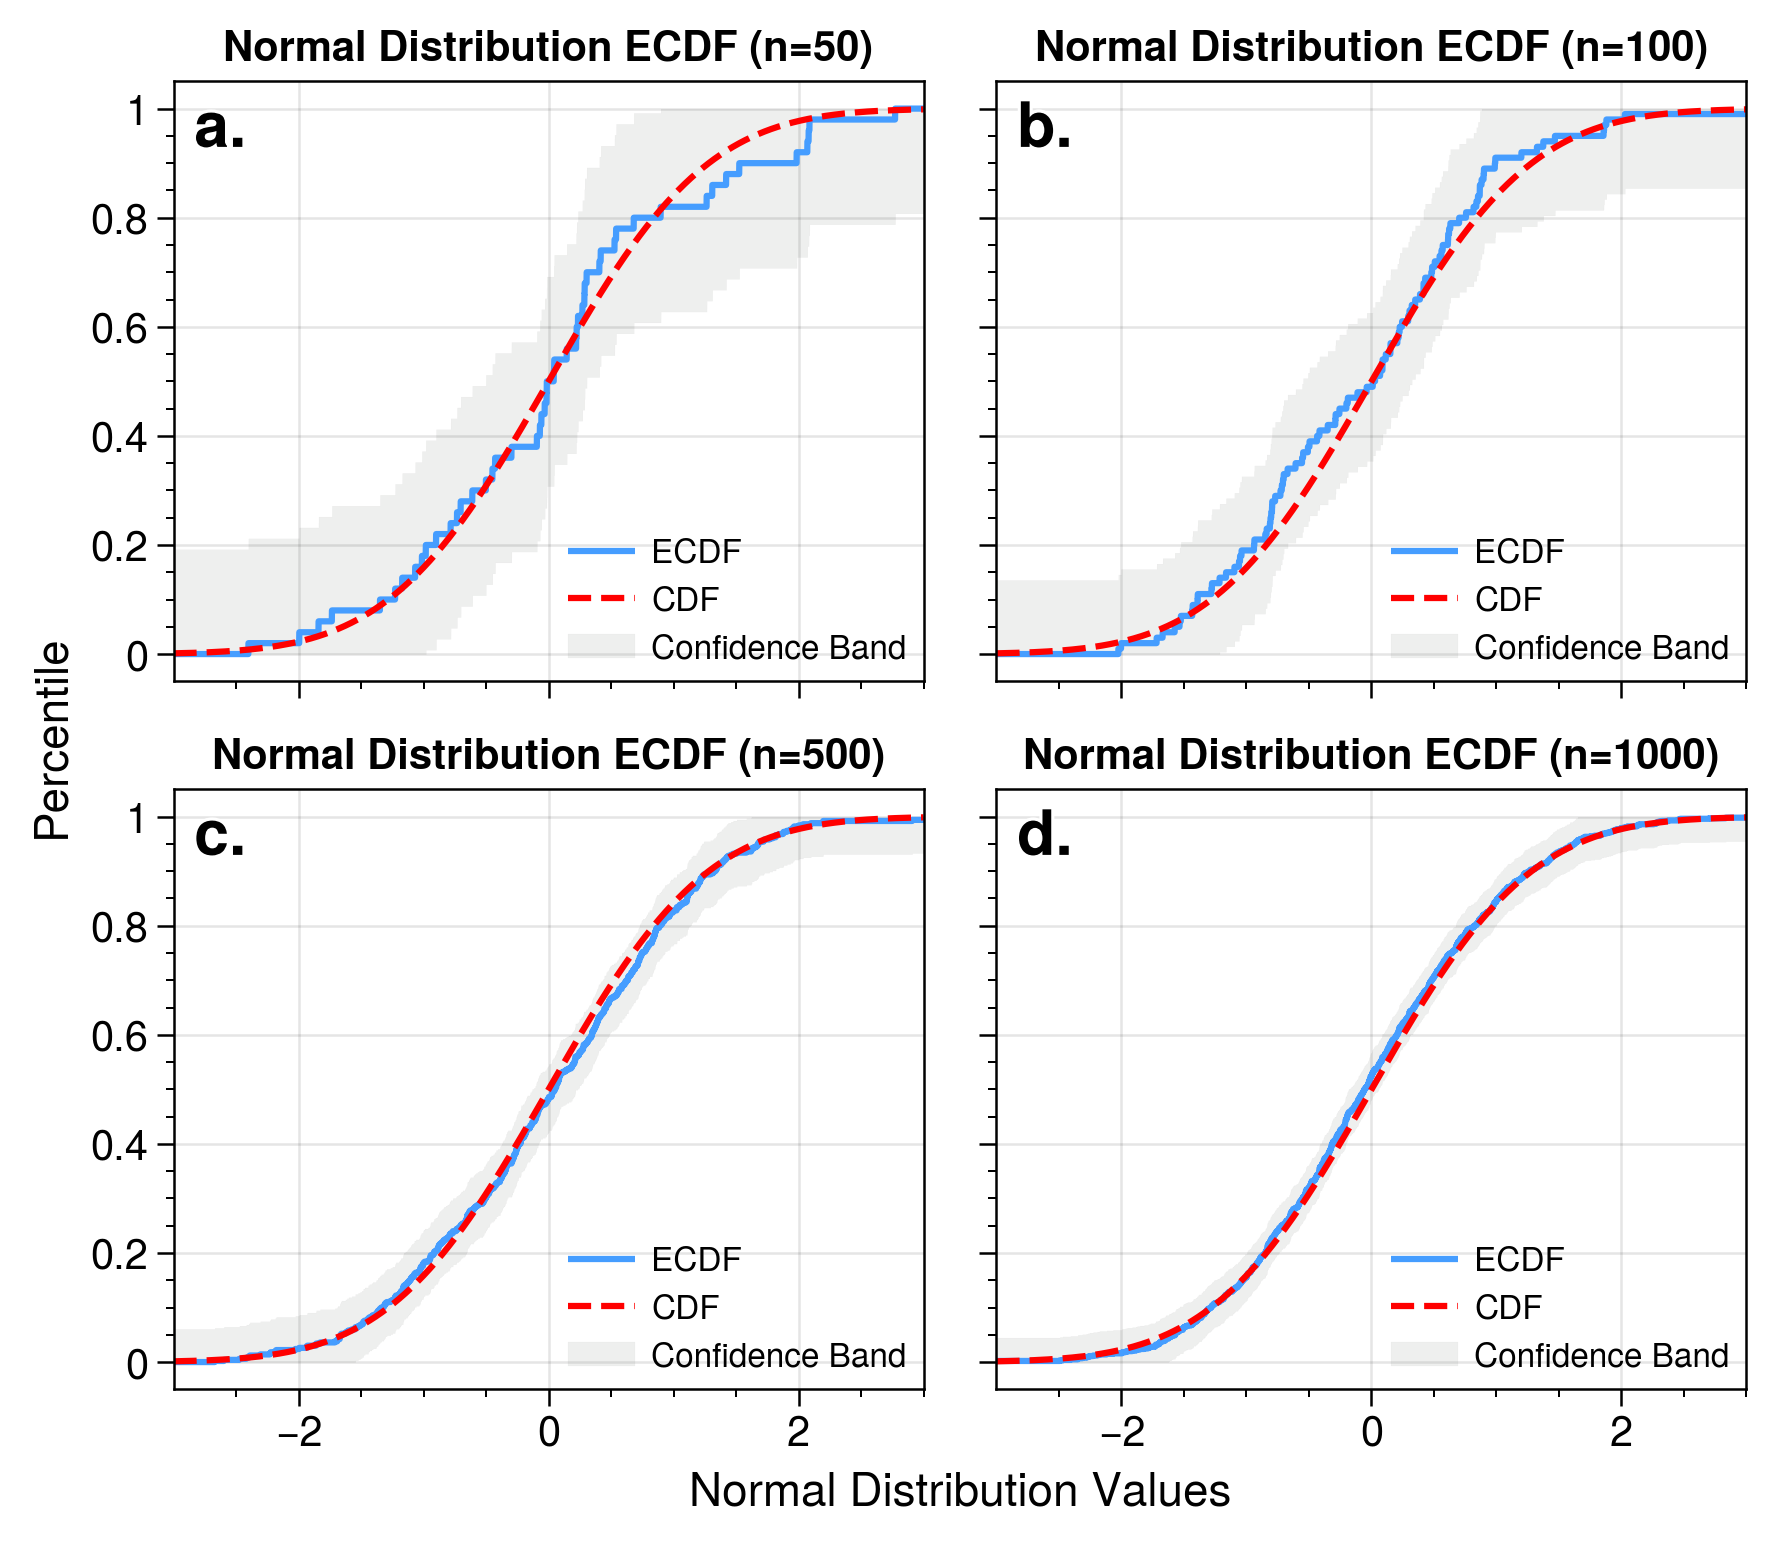

This chart was generated by the following Python code:

"""
编写时间：2022年2月06日 11：20

作者: 宁海涛，代码运行出错或者因包版本更新出错，请关注微信公众号【DataCharm】进行实时获取更新。

代码中Proplot包绘制的部分可能与Matplotlib绘制不同，需注意两者绘图语法的不同~~

"""
#注意：本案例中引入的SciencePlots库主题方式会随着SciencePlots版本的更新发生改变，读者还需参考其官网引入的正确方式。
#      建议按照官网引入方式进行操作和使用最新版本的ScienePlots。如引入方式发生改变，请关注微信公众号【DataCharm】进行实时获取代码更新。


import numpy as np
import pandas as pd
import proplot as pplt
from scipy import stats
from statsmodels.distributions.empirical_distribution import ECDF
from proplot import rc
rc['legend.fontsize'] = 8


def epsilon(n, alpha=0.05):
    return np.sqrt(1. / (2. * n) * np.log(2. / alpha))
low = -3
high = 3
name = "Normal Distribution"
sample_num = [50,100,500,1000]

fig, axs = pplt.subplots(ncols=2, nrows=2,refwidth=2.5,refheight=2)
axs.format(
    abc='a.', abcloc='ul',abcsize=15,
    xlabel='Normal Distribution Values', ylabel='Percentile',
)

for ax, num in zip(axs,sample_num):
    norm = stats.norm(0, 1)
    samples = norm.rvs(num)
    ecdf = ECDF(samples)
    x = np.linspace(low, high, 10000)
    eps = epsilon(n=len(samples))
    df = pd.DataFrame(ecdf(x), index=x)
    # ECDF plot
    ax.plot(x,ecdf(x),color="#459DFF",label='ECDF')
    #CDF plot
    ax.plot(x,norm.cdf(x),'r--',label='CDF')

    df['upper'] = pd.Series(ecdf(x), index=x).apply(lambda x: min(x + eps, 1.))
    df['lower'] = pd.Series(ecdf(x), index=x).apply(lambda x: max(x - eps, 0.))
    # Confidence Band
    ax.fill_between(x, df['upper'], df['lower'], color="gray",alpha=0.15, lw=.05,label='Confidence Band')
    ax.legend(ncols=1,loc='lower right',frame=False)
    ax.format(title='%s ECDF (n=%d)' % (name, len(samples)),titleweight='bold',titlesize=10)

fig.savefig('\第3章 单变量图形的绘制\图3-2-19 基于不同数量（n=50、100、500、1000）的正态分布数据的经验分布函数图（ProPlot）.pdf',bbox_inches='tight')
fig.savefig('\第3章 单变量图形的绘制\图3-2-19 基于不同数量（n=50、100、500、1000）的正态分布数据的经验分布函数图（ProPlot）.png', 
            bbox_inches='tight',dpi=300) 
plt.show() 
            